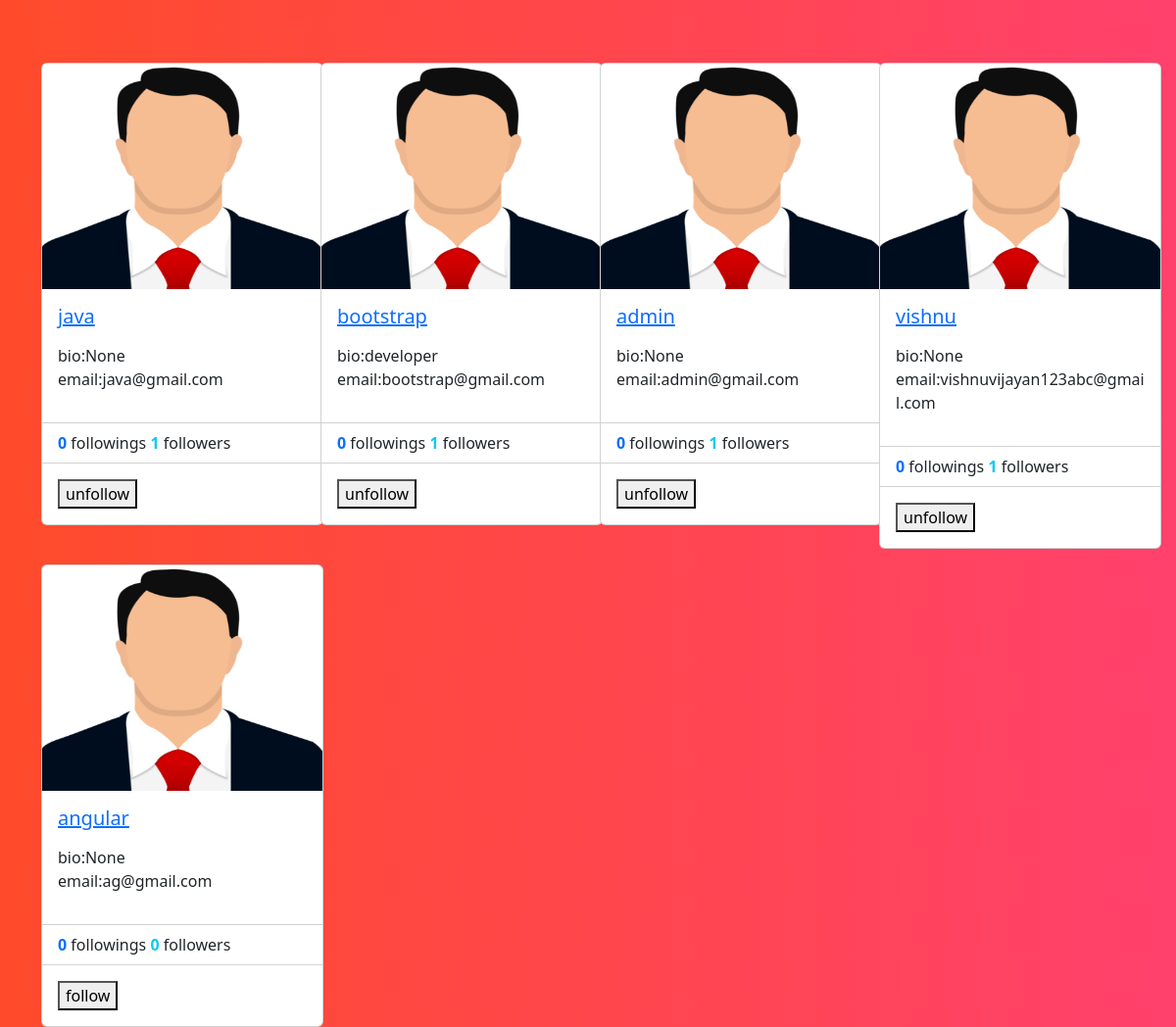
The app's page /profiles/all (signed in) with its own data.
### socialapp/models.py (models this page shows)
class UserProfile(models.Model):
    user=models.OneToOneField(User,on_delete=models.CASCADE,related_name="profile")
    address=models.CharField(max_length=200,null=True)
    phone=models.CharField(max_length=200,null=True)
    profile_pic=models.ImageField(upload_to="profilepics",null=True,blank=True)
    dob=models.DateField(null=True)
    bio=models.CharField(max_length=200,null=True)
    following=models.ManyToManyField("self",related_name="followed_by",symmetrical=False,null=True)
    block=models.ManyToManyField("self",related_name="blocked",symmetrical=False,null=True)
    def __str__(self):
        return self.user.username

### socialapp/views.py (the view)
# urls.py: path('profiles/all',views.ProfileListView.as_view(),name='profile-list'),
@method_decorator(dec,name="dispatch")
class ProfileListView(View):
    def get(self,request,*args,**kwargs):
        qs=UserProfile.objects.all().exclude(user=request.user)
        return render(request,'profile_list.html',{'data':qs})

### socialapp/templates/profile_list.html (shortened to what this page needs)
<!DOCTYPE html>
{%load static%}
<html lang="en">
<head>
    <link href="https://cdn.jsdelivr.net/npm/bootstrap@5.3.2/dist/css/bootstrap.min.css" rel="stylesheet">
</head>
<body style="background: #FF416C;
             background: -webkit-linear-gradient(to right, #FF4B2B, #FF416C);
             background: linear-gradient(to right, #FF4B2B, #FF416C);">
<div class="container">
    <div class="row mt-5">
        {%for profile in data%}
            <div class="col-3 mt-3">
                <div class="card" style="width: 18rem;">
                    {%if profile.profile_pic%}
                    <img src="{{profile.profile_pic.url}}" class="card-img-top" alt="..." height="230px">
                    {%else%}
                    <img src="{%static 'socialapp/images/profilepic.png'%}" class="card-img-top" alt="..." height="230px">
                    {%endif%}
                    <div class="card-body">
                      <h5 class="card-title">
                        <a href="{%url 'profile-detail' profile.id %}">{{profile}}</a>
                      </h5>
                      <p class="card-text">
                        <div>
                            bio:{{profile.bio}}
                        </div>
                       <div>
                        email:{{profile.user.email}}
                       </div>
                      </p>
                    </div>
                    <ul class="list-group list-group-flush">
                      <li class="list-group-item">
                       <span class="fw-bold text-primary"> {{profile.following.count}}</span> followings
                       <span class="fw-bold text-info">  {{profile.followed_by.count}}</span> followers </li>
                    </ul>
                    <div class="card-body">
                      <form action="{%url 'follow' profile.id %}" method="post">
                        {%if profile in request.user.profile.following.all%}
                          <button type="submit" name="action" value="unfollow">unfollow</button>
                        {%else%}
                          <button type="submit" name="action" value="follow">follow</button>
                        {%endif%}
                      </form>
                    </div>
                  </div>
            </div>
        {%endfor%}
    </div>
</div>
</body>
</html>

### records on screen
UserProfile: user.username "java", bio "None", user.email "java@gmail.com", following.count "0", followed_by.count "1", shows "unfollow"
UserProfile: user.username "bootstrap", bio "developer", user.email "bootstrap@gmail.com", following.count "0", followed_by.count "1", shows "unfollow"
UserProfile: user.username "admin", bio "None", user.email "admin@gmail.com", following.count "0", followed_by.count "1", shows "unfollow"
UserProfile: user.username "vishnu", bio "None", user.email "vishnuvijayan123abc@gmail.com", following.count "0", followed_by.count "1", shows "unfollow"
UserProfile: user.username "angular", bio "None", user.email "ag@gmail.com", following.count "0", followed_by.count "0"
